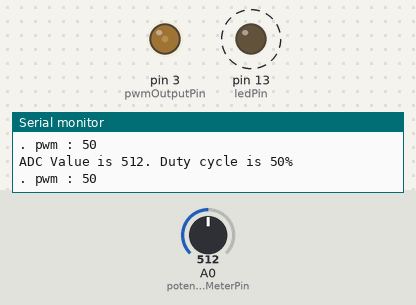
This sketch was run on a simulated Arduino Uno, built with avr-gcc and run on an emulated ATmega328P. Shown: output pins drawn as LEDs (lit = HIGH), the last lines printed to the serial monitor. Dashed ring = blinking. The inputs (shaded band) are chosen by the test bench; at power-on: A0 (potentioMeterPin) = 512.

Above: at 1.2 s.
1.3 s: A0 (potentioMeterPin) set to 716
At 1.59 s:
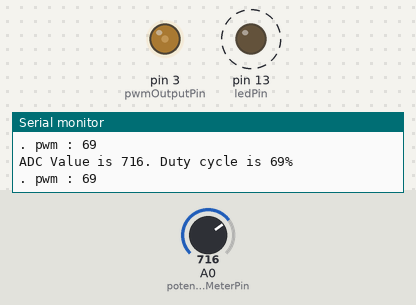
4.3 s: A0 (potentioMeterPin) set to 0
At 5.5 s:
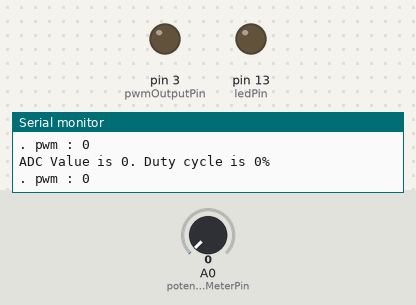
5.9 s: A0 (potentioMeterPin) set to 9
8.9 s: A0 (potentioMeterPin) set to 12
At 9.27 s:
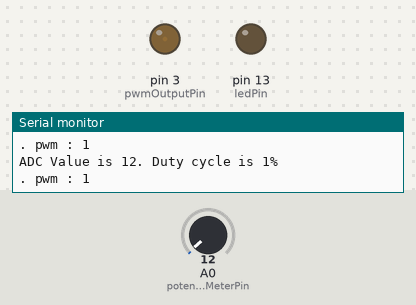
Timing chart, 0 to 11.9 s (numbered marks = the images above; inputs shaded):
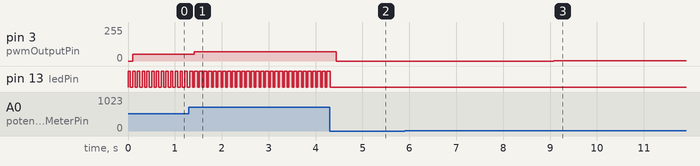

The sketch:

AR14_pwm.ino
```cpp
/*
 예제 6.1
 포텐쇼미터 입력
 */

// 0번 아날로그핀을 포텐쇼미터 입력으로 설정한다.
const int potentioMeterPin = 0;

//13번 핀에 연결되어 있는 내장 LED를 출력으로 사용한다.
const int ledPin = 13;
const int pwmOutputPin = 3;

void setup() {
// 13번 핀을 출력으로 설정한다. 아날로그 입력핀은 설정이 불필요하다.
  pinMode(ledPin, OUTPUT);
// 시리얼 통신을 설정한다.
  Serial.begin(9600);
}

void loop(){

  int adcValue; // 실제 센서로부터 읽은 값 (0~1023)
  int duty;     // LED 점멸 주기 (0~100%)
  int pwm;
// 포텐쇼미터 값을 읽는다.
  adcValue = analogRead(potentioMeterPin);
// 포텐쇼미터 값을 0~100의 범위로 변경한다.
  duty = map(adcValue, 0, 1023, 0, 100);

// LED를 duty ms 만큼 점등한다.
  digitalWrite(ledPin, HIGH);
  delay(duty);

// 나머지 시간에는 소등시킨다.
  digitalWrite(ledPin, LOW);
  delay(100-duty);
  pwm =  map(adcValue, 0, 1023, 0, 100);
  analogWrite(pwmOutputPin,pwm);

// 시리얼 통신으로 ADC 값과 Duty를 출력한다.
  Serial.print("ADC Value is ");
  Serial.print(adcValue);
  Serial.print(". Duty cycle is ");
  Serial.print(duty);
  Serial.println("%");
  Serial.print(". pwm : ");
  Serial.println(pwm);
}
```

Measured:
- after the input at 1.3 s, pin 3 (pwmOutputPin): 50/255 → 69/255 after 0.11 s
- after the input at 4.3 s, pin 3 (pwmOutputPin): 69/255 → 0/255 after 0.14 s; pin 13 (ledPin): goes on until 4.3 s, then stays LOW
- after the input at 8.9 s, pin 3 (pwmOutputPin): 0/255 → 1/255 after 0.18 s
- by itself, pin 13 (ledPin): alternates HIGH for 0.07 s and LOW for 0.03 s
